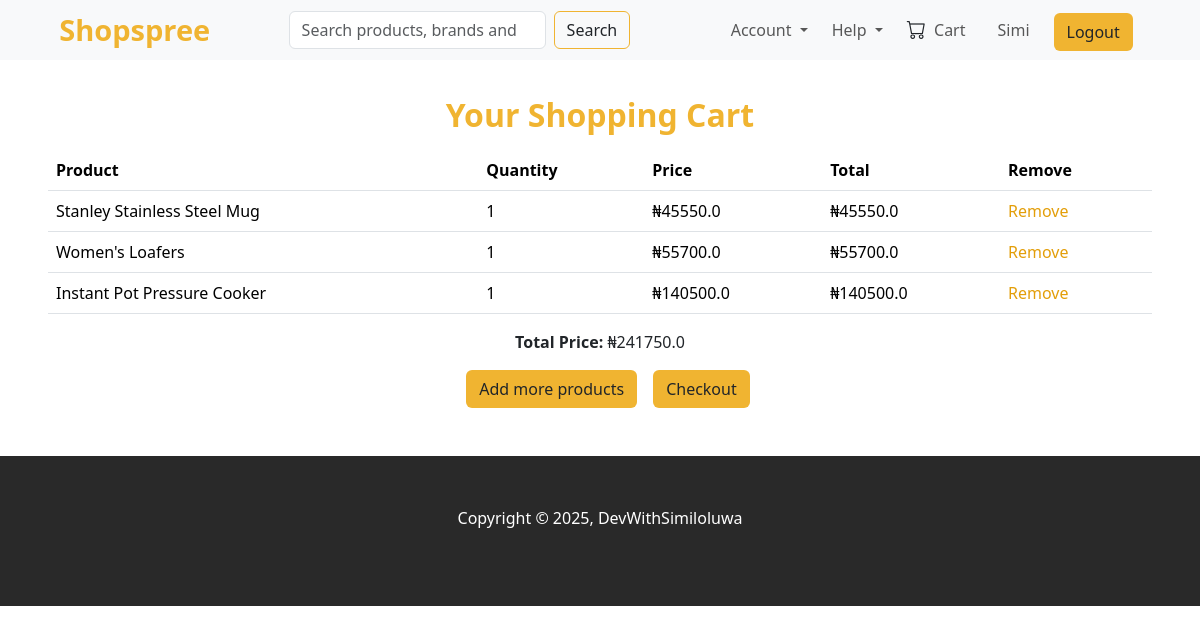
The page /cart/ (signed in) on the database as committed earlier.
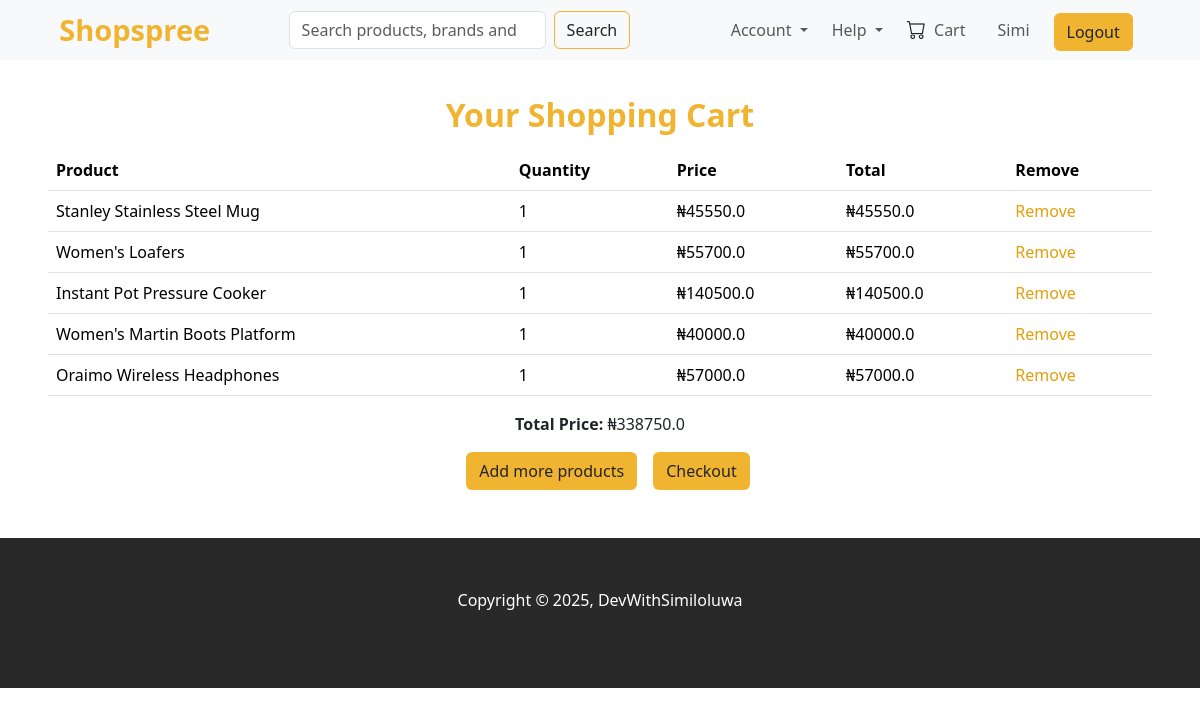
The same page on the database as committed later.
### cart/models.py (models this page shows)
class CartItem(models.Model):
    cart = models.ForeignKey(Cart, on_delete=models.CASCADE, related_name="items")
    product = models.ForeignKey(Product, on_delete=models.CASCADE)
    quantity = models.PositiveIntegerField(default=1)
    def get_total_price(self):
        return self.product.price * self.quantity

class Cart(models.Model):
    user = models.OneToOneField(User, on_delete=models.CASCADE, null=True, blank=True)
    created_at = models.DateTimeField(auto_now_add=True)
    def get_total_price(self):
        return sum(item.get_total_price() for item in self.items.all())

### cart/views.py (the view)
# urls.py: path('', views.cart_detail, name='cart_page'),
@login_required
def cart_detail(request):
    cart = Cart.objects.filter(user=request.user).first()
    return render(request, 'cart/cart.html', {'cart': cart})

### cart/templates/cart/cart.html
{% extends 'base.html' %}
{% load static %}
{% block styles %} {% static 'cart_css/cart.css'%} {% endblock %}
{% block content %}
    {% include "includes/nav.html" %}
    <div class="main-section mt-5 p-5">
        <h2 class="cart-heading text-center mb-3 fw-bold">Your Shopping Cart</h2>
        {% if cart and cart.items.all %}
            <table class="table mb-3">
                <thead>
                    <tr>
                        <th>Product</th>
                        <th>Quantity</th>
                        <th>Price</th>
                        <th>Total</th>
                        <th>Remove</th>
                    </tr>
                </thead>
                <tbody>
                    {% for item in cart.items.all %}
                        <tr>
                            <td>{{ item.product.name }}</td>
                            <td>{{ item.quantity }}</td>
                            <td>₦{{ item.product.price }}</td>
                            <td>₦{{ item.get_total_price }}</td>
                            <td>
                                <a class="remove" href="{% url 'cart:cart_remove' item.product.slug %}">Remove</a>
                            </td>
                        </tr>
                    {% endfor %}
                </tbody>
            </table>
            <div class="d-flex flex-column justify-content-center align-items-center">
                <p class="text-center"><strong>Total Price:</strong> ₦{{ cart.get_total_price }}</p>
                <div class="d-flex justify-content-center">
                    <a href="{% url 'homepage' %}" class="btn shopspree-btn mx-3" type="submit">Add more products</a>
                    <a href="{% url 'pay:initiate_payment'%}" class="btn shopspree-btn" type="submit">Checkout</a>
                </div>
            </div>
        {% else %}
            <div class="d-flex justify-content-center">
                <span class="text-center fs-5 mx-3">Your cart is empty!!!</span>
                <a href="{% url 'homepage' %}" class="btn shopspree-btn" type="submit">Check out our products</a>
            </div>
        {% endif %}
    </div>
    {% include "includes/footer.html"%}
{% endblock %}

Rows that differ between the two databases and show on the page:
added CartItem: product.name "Women's Martin Boots Platform", quantity "1", product.price "40000.0", get_total_price "40000.0"
added CartItem: product.name "Oraimo Wireless Headphones", quantity "1", product.price "57000.0", get_total_price "57000.0"
computed for Cart: get_total_price "241750.0" → "338750.0"
